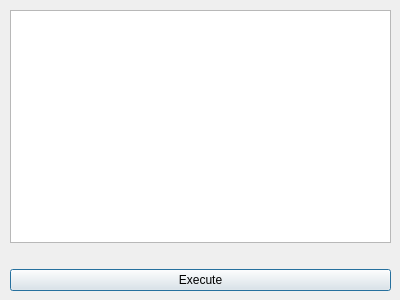
<?xml version="1.0" encoding="UTF-8"?>
<ui version="4.0">
 <class>ScriptingConsole</class>
 <widget class="QDialog" name="ScriptingConsole">
  <property name="geometry">
   <rect>
    <x>0</x>
    <y>0</y>
    <width>400</width>
    <height>300</height>
   </rect>
  </property>
  <property name="windowTitle">
   <string>Dialog</string>
  </property>
  <widget class="QWidget" name="verticalLayoutWidget">
   <property name="geometry">
    <rect>
     <x>10</x>
     <y>10</y>
     <width>381</width>
     <height>281</height>
    </rect>
   </property>
   <layout class="QVBoxLayout" name="verticalLayout">
    <item>
     <widget class="QTextEdit" name="textEdit"/>
    </item>
    <item>
     <spacer name="verticalSpacer">
      <property name="orientation">
       <enum>Qt::Vertical</enum>
      </property>
      <property name="sizeType">
       <enum>QSizePolicy::Fixed</enum>
      </property>
      <property name="sizeHint" stdset="0">
       <size>
        <width>20</width>
        <height>20</height>
       </size>
      </property>
     </spacer>
    </item>
    <item>
     <widget class="QPushButton" name="pushButton">
      <property name="text">
       <string>Execute</string>
      </property>
     </widget>
    </item>
   </layout>
  </widget>
 </widget>
 <resources/>
 <connections/>
</ui>
